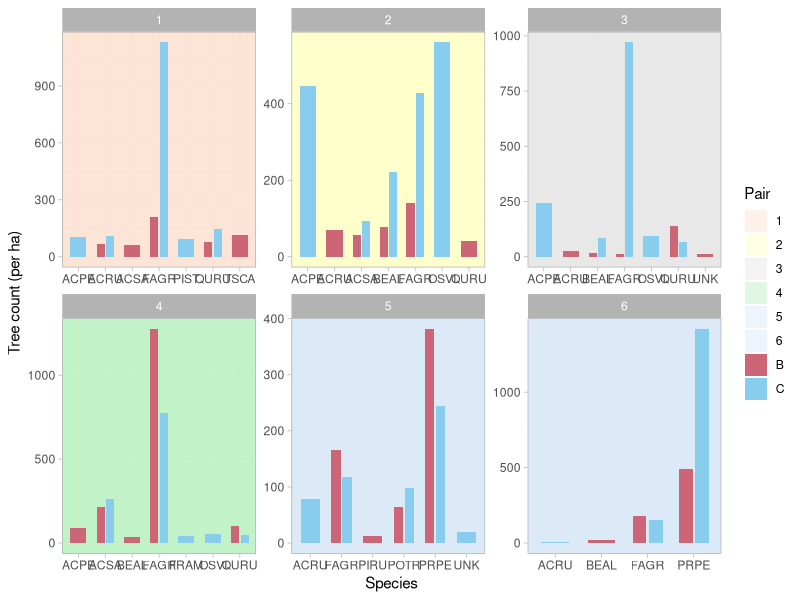
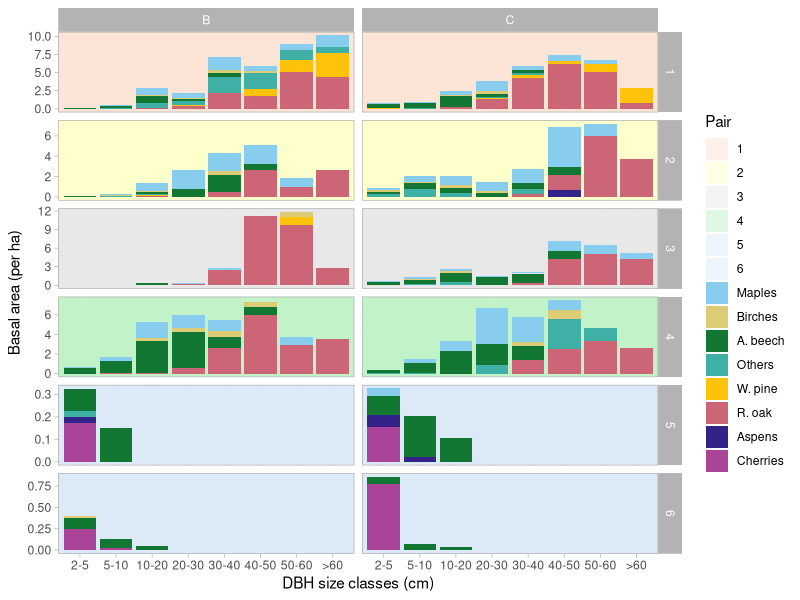
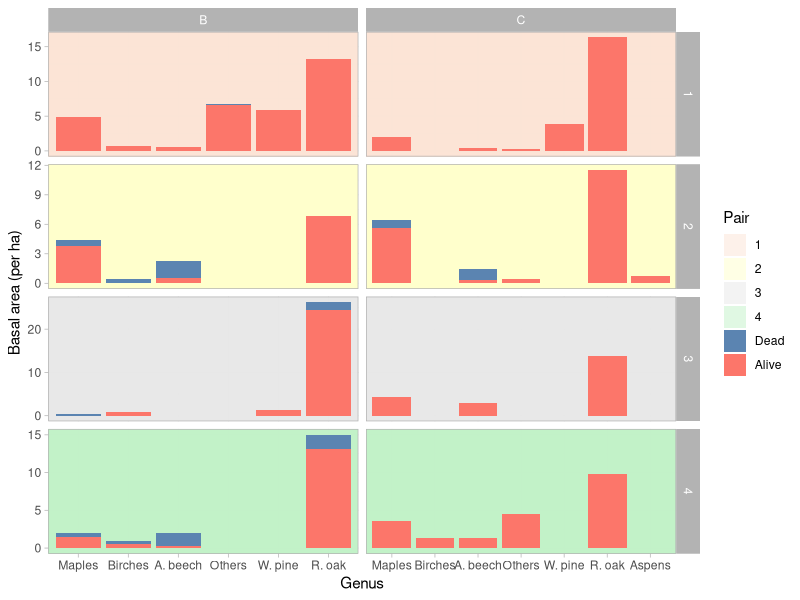

Recreate these plots in R, in order. (Note: this script raises an error after producing the figures.)
library(tidyverse)
library(dplyr)
library(ggplot2)
library(RColorBrewer)
library(viridis)
library(rstatix)

trees <- read_csv("overstory.csv")

#Add Treatment & Pair columns
trees2 <- trees %>% mutate(Treatment=case_when(
  Unit %in% c("3/16","5/15","28/2","12/2") ~ "Shelterwood",
  Unit %in% c("20/2","3/1") ~ "Seedtree",
  Unit %in% c("44B","45C","46B","46C") ~ "Clearcut"))

trees2 <- trees2 %>% replace_na(list(
  Unit="Unnamed",Treatment="Unmanaged"))

trees2 <- trees2 %>% mutate(Pair=case_when(
  Unit %in% c("3/16","5/15")~"1",
  Unit %in% c("20/2","20/3","20/4","3/1")~"2",
  Unit %in% c("28/2","12/2","12/3","12/4","12/5","12/6",
              "12/7","12/8","12/9","12/10","12/11")~"3",
  Unit=="Unnamed"~"4",
  Unit %in% c("44B","45C")~"5",
  Unit %in% c("46B","46C")~"6"))

trees2 <- trees2 %>% mutate(Location=as.factor(Location)) %>% 
  mutate(Location=fct_recode(Location,
                             "BEF"="Bartlett Experimental Forest",
                             "CF"="Crawford Notch State Park",
                             "HOG"="Hogsback (Blueberry Mountain)",
                             "SB"="Stevens Brook (Plummers Ledge)"))

trees2 <- trees2 %>% 
  mutate(Location=as.factor(Location),
         Unit=as.factor(Unit),
         Disturbance=as.factor(Disturbance),
         Treatment=as.factor(Treatment),
         Pair=as.factor(Pair),
         Spcode=as.factor(Spcode),
         Condition=as.factor(Condition))

trees2 <- trees2 %>% mutate(Condition=fct_recode(Condition,
                                                 "Alive"="1","Dead"="0"))

#spcode count
tally <- trees2 %>% group_by(Pair,Disturbance,Spcode) %>% 
  summarize(tally=length(Spcode))

tally <- tally %>% group_by(Pair, Disturbance) %>% 
  slice_max(tally,n=5)

#scale up to per ha
b1 <- 66
c1 <- 46
b2 <- 31
c2 <- 30
b3 <- 30
c3 <- 45
b4 <- 43
c4 <- 19
b5 <- 10 
c5 <- 13
b6 <- 28
c6 <- 32

plotarea <- 0.00785398163397448

tally <- tally %>% mutate(Density=if_else(
  Pair=="1" & Disturbance=="B",
  tally/b1/plotarea,if_else(Pair=="1" & Disturbance=="C",
  tally/c1/plotarea,if_else(Pair=="2" & Disturbance=="B",
  tally/b2/plotarea,if_else(Pair=="2" & Disturbance=="C",
  tally/c2/plotarea,if_else(Pair=="3" & Disturbance=="B",
  tally/b3/plotarea,if_else(Pair=="3" & Disturbance=="C",
  tally/c3/plotarea,if_else(Pair=="4" & Disturbance=="B",
  tally/b4/plotarea,if_else(Pair=="4" & Disturbance=="C",
  tally/c4/plotarea,if_else(Pair=="5" & Disturbance=="B",
  tally/b5/plotarea,if_else(Pair=="5" & Disturbance=="C",
  tally/c5/plotarea,if_else(Pair=="6" & Disturbance=="B",
  tally/b6/plotarea,tally/c6/plotarea)))))))))))) 

tally$Density <- round(tally$Density,0)

#visualize stem density
bc <- c("B"="#CC6677","C"="#88CCEE")
p6 <- c("1"="#FBE3D6","2"="#FFFFCC","3"="#E8E8E8",
        "4"="#C2F1C8","5"="#DCEAF7","6"="#DCEAF7")

tally %>% 
  ggplot(aes(x=Spcode,y=Density))+
  geom_rect(aes(fill=Pair),alpha=0.5,
            xmin=-Inf, xmax=Inf, ymin=-Inf, ymax=Inf)+
  geom_col(aes(fill=Disturbance),width=0.6,
           position=position_dodge(width=0.7))+
  scale_fill_manual(values=c(p6,bc))+
  facet_wrap(vars(Pair),scales='free')+
  theme_light()+
  xlab("Species")+
  ylab("Tree count (per ha)")

#dbh classes
trees2 <- trees2 %>% mutate(dbhClass=if_else(
  `DBH (cm)`<=5,"2-5",if_else(`DBH (cm)`>5 & `DBH (cm)`<=10,
                "5-10",if_else(`DBH (cm)`>10 & `DBH (cm)`<=20,
                "10-20",if_else(`DBH (cm)`>20 & `DBH (cm)`<=30,
                "20-30",if_else(`DBH (cm)`>30 & `DBH (cm)`<=40,
                "30-40",if_else(`DBH (cm)`>40 & `DBH (cm)`<=50,
                "40-50",if_else(`DBH (cm)`>50 & `DBH (cm)`<=60,
                "50-60",">60"))))))))

trees2 <- trees2 %>% mutate(dbhClass=fct_relevel(dbhClass,"2-5","5-10","10-20",
                                                "20-30","30-40","40-50","50-60",">60"))

#basal areas
trees2 <- trees2 %>% mutate(ba=0.00007854*(`DBH (cm)`^2))

#sumba <- trees2 %>% select(Pair,Disturbance,Spcode,dbhClass,ba,Condition)
sumba <- trees2 %>% group_by(Pair,Disturbance,Spcode,dbhClass,Condition) %>% 
  summarize(sumba=sum(ba))

#scale up to per ha
b1 <- 66
c1 <- 46
b2 <- 31
c2 <- 30
b3 <- 30
c3 <- 45
b4 <- 43
c4 <- 19
b5 <- 10 
c5 <- 13
b6 <- 28
c6 <- 32

plotarea <- 0.00785398163397448

sumba <- sumba %>% mutate(m2ha=if_else(
  Pair=="1" & Disturbance=="B",
  sumba/b1/plotarea,if_else(Pair=="1" & Disturbance=="C",
  sumba/c1/plotarea,if_else(Pair=="2" & Disturbance=="B",
  sumba/b2/plotarea,if_else(Pair=="2" & Disturbance=="C",
  sumba/c2/plotarea,if_else(Pair=="3" & Disturbance=="B",
  sumba/b3/plotarea,if_else(Pair=="3" & Disturbance=="C",
  sumba/c3/plotarea,if_else(Pair=="4" & Disturbance=="B",
  sumba/b4/plotarea,if_else(Pair=="4" & Disturbance=="C",
  sumba/c4/plotarea,if_else(Pair=="5" & Disturbance=="B",
  sumba/b5/plotarea,if_else(Pair=="5" & Disturbance=="C",
  sumba/c5/plotarea,if_else(Pair=="6" & Disturbance=="B",
  sumba/b6/plotarea,sumba/c6/plotarea)))))))))))) 

sumba <- sumba %>% filter(Spcode %in% c("ABBA","ACPE","ACRU","ACSA",
                                        "BEAL","BEPA","BEPO","FAGR",
                                        "FRAM","OSVI","PIRU","PIST",
                                        "POGR","POTR","PRPE","PRSE",
                                        "QURU","TIAM","TSCA"))

#n <- 8
#qual_col_pals = brewer.pal.info[brewer.pal.info$category == 'qual',]
#col_vector = unlist(mapply(brewer.pal, 
#                           qual_col_pals$maxcolors, 
#                           rownames(qual_col_pals)))
#pie(rep(1,n), col=sample(col_vector, n))

#viridis_pal(option = "A")(19)

sumba <- sumba %>% mutate(Genus=case_when(
  Spcode %in% c("ACPE","ACRU","ACSA") ~ "Maples",
  Spcode %in% c("BEAL","BEPA","BEPO") ~ "Birches",
  Spcode %in% "FAGR" ~ "A. beech",
  Spcode %in% "PIST" ~ "W. pine",
  Spcode %in% c("POGR","POTR") ~ "Aspens",
  Spcode %in% c("PRPE","PRSE") ~ "Cherries",
  Spcode %in% "QURU" ~ "R. oak",
  Spcode %in% c("ABBA","FRAM","OSVI","PIRU","TIAM","TSCA")~"Others"
)) 

sumba <- sumba %>% mutate(Genus=as.factor(Genus))

#let's try to plot this lol
p6 <- c("1"="#FBE3D6","2"="#FFFFCC","3"="#E8E8E8","4"="#C2F1C8","5"="#DCEAF7","6"="#DCEAF7")
sp <- c("Maples"="#88CCEE","R. oak"="#CC6677","Birches"="#DDCC77",
        "A. beech"="#117733","W. pine"="#FFC20A", "Aspens"="#332288",
        "Cherries"="#AA4499","Others"="#40B0A6")
da <- c("Dead"="#5b84b1","Alive"="#fc766a")

sumba %>% 
  ggplot(aes(x=dbhClass,y=m2ha))+
  geom_rect(aes(fill=Pair),alpha=0.5,
            xmin=-Inf, xmax=Inf, ymin=-Inf, ymax=Inf)+
  geom_col(aes(fill=Genus))+
  scale_fill_manual(values=c(p6,sp))+
  facet_grid(rows=vars(Pair),cols=vars(Disturbance),scales='free')+
  theme_light()+
  xlab("DBH size classes (cm)")+
  ylab("Basal area (per ha)")

#we have not taken into account dead/alive trees. and now we are tackling it!
sumba2 <- sumba %>% filter(dbhClass %in% c("30-40","40-50","50-60",">60")) %>% 
  mutate(Genus=as.factor(Genus),
         Pair=as.factor(Pair),
         Condition=as.factor(Condition),
         Disturbance=as.factor(Disturbance)) %>% select(-sumba)

sumba3 <- sumba2 %>% group_by(Genus,Pair,Condition,Disturbance) %>% 
  summarize(m2ha_sum=sum(m2ha,na.rm=TRUE),.groups="drop") %>% 
  select(Pair,Disturbance,Genus,Condition,m2ha_sum) %>% 
  arrange(Pair,Disturbance,Genus,desc(Condition))

sumba2 %>% 
  ggplot(aes(x=Genus,y=m2ha))+
  geom_rect(aes(fill=Pair),alpha=0.5,
            xmin=-Inf, xmax=Inf, ymin=-Inf, ymax=Inf)+
  geom_col(aes(fill=Condition))+
  scale_fill_manual(values=c(p6,da))+
  facet_grid(rows=vars(Pair),cols=vars(Disturbance),scales='free')+
  theme_light()+
  xlab("Genus")+
  ylab("Basal area (per ha)")

stats <- sumba2 %>% filter(Genus=="Q. rubra") %>% select(Disturbance,
                                                         Condition,m2ha)
get_summary_stats(stats)
